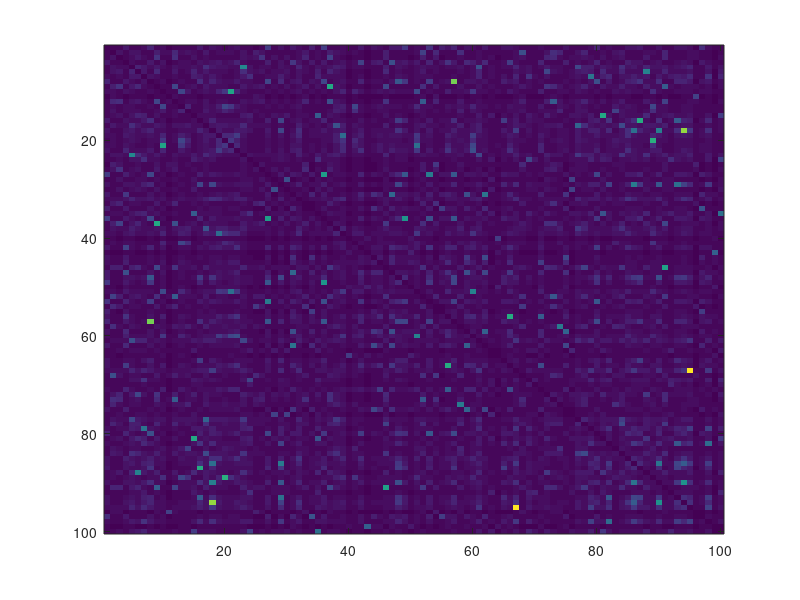
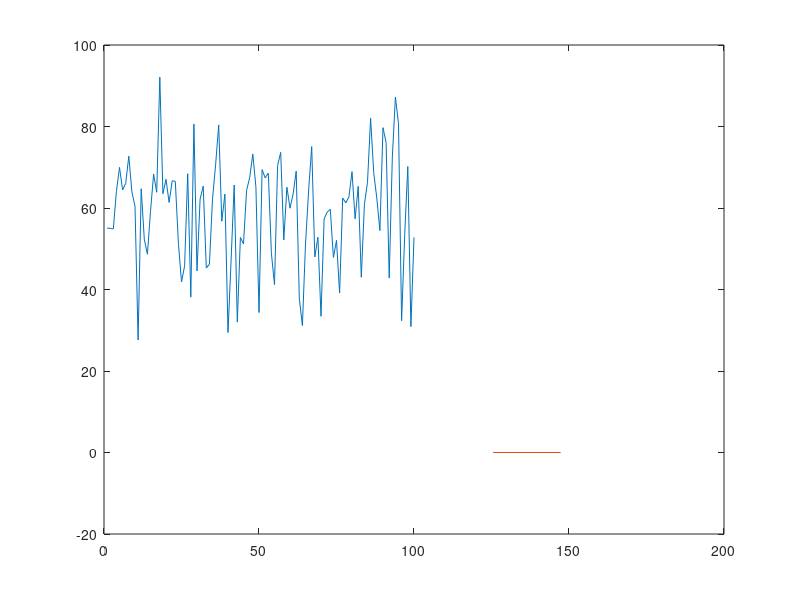

Reproduce these figures in MATLAB, in order.
%% Compute the coulombian potential from a distribution of discrete sources

Npoints = 100;
x = randn(Npoints,1);
y = randn(Npoints,1);
z = randn(Npoints,1);
f = abs(randn(Npoints,1));

%% Exact version : 

xcol = x(:);
xrow = xcol';
Xdiff = xcol*ones(1,Npoints) - ones(Npoints,1)*xrow;
ycol = x(:);
yrow = ycol';
Ydiff = ycol*ones(1,Npoints) - ones(Npoints,1)*yrow;
zcol = z(:);
zrow = zcol';
Zdiff = zcol*ones(1,Npoints) - ones(Npoints,1)*zrow;

G = 1./sqrt(Xdiff.^2 + Ydiff.^2 + Zdiff.^2);
G(logical(eye(Npoints))) = 0*ones(Npoints,1);

imagesc(G);
pot = G*f(:);
figure; 
plot(pot);

r = sqrt(x.^2 + y.^2 + z.^2);
Gchap = fft(r);
F = fft(f);

pot2 = ifft(F.*Gchap);
hold on;
plot(pot2);
